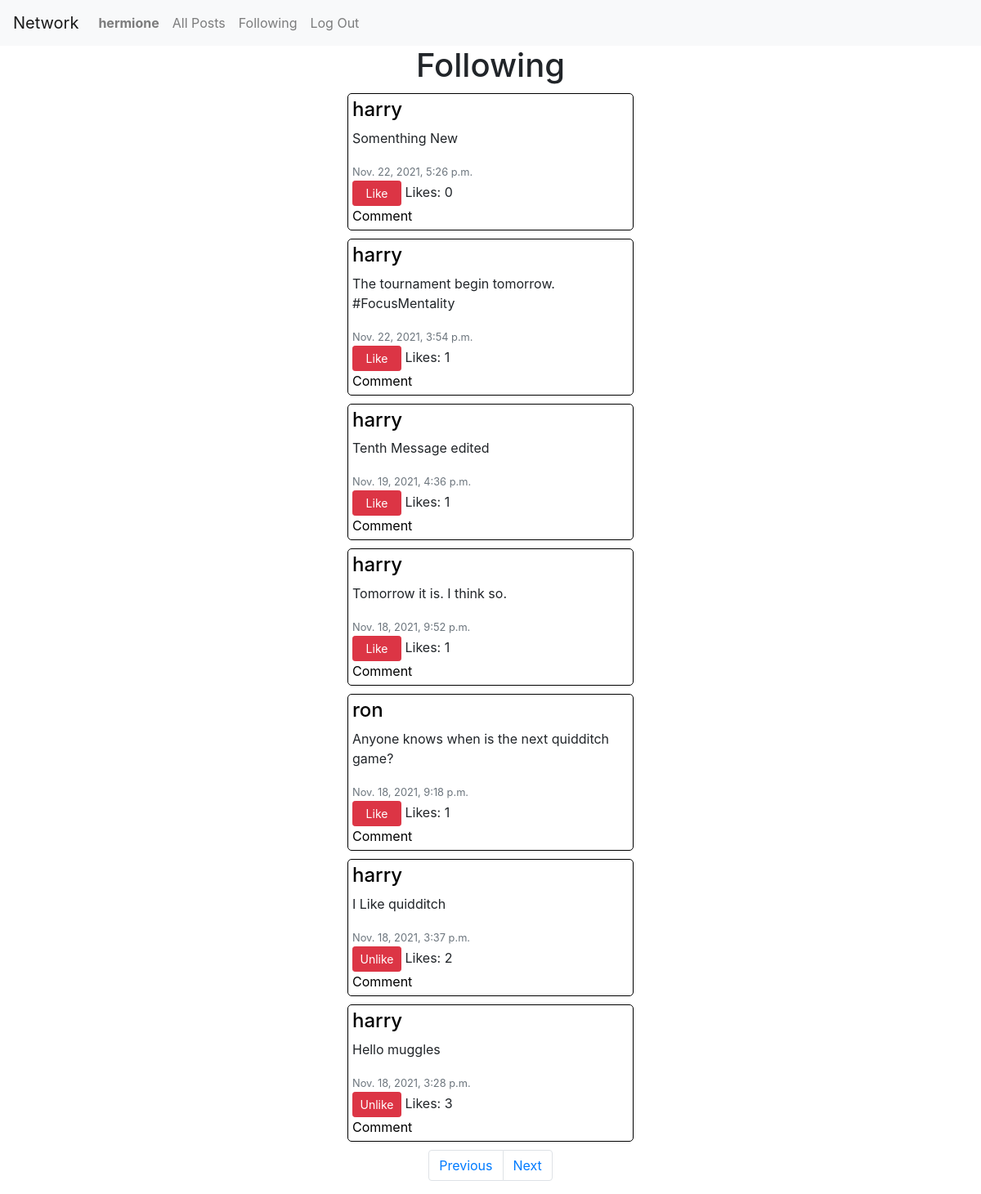
Before: /show_following (signed in) with the older database file.
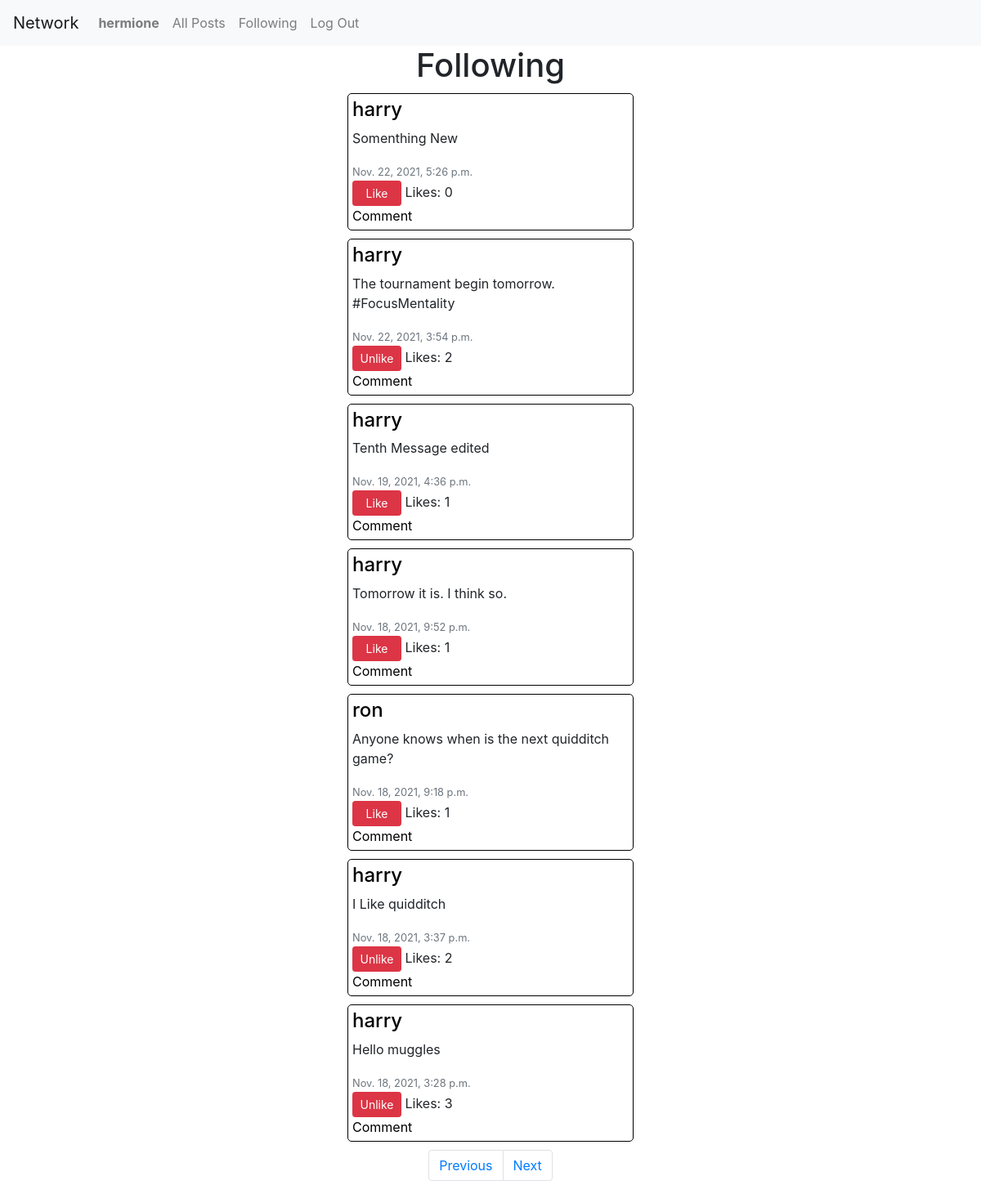
After: the same page with the newer database file.
### network/models.py (models this page shows, shortened)
class Post(models.Model):
    creator = models.ForeignKey(User, on_delete=models.CASCADE)
    message = models.CharField(max_length=128)
    timestamp = models.DateTimeField(auto_now_add=True)
    likes = models.IntegerField(default=0)

class User(AbstractUser):
    followers = models.IntegerField(default=0)
    following = models.IntegerField(default=0)

### network/views.py (the view)
# urls.py: path("show_following", views.show_following, name="show_following"),
def show_following(request):
    follows = Follow.objects.filter(creator=request.user)
    targets = []
    for follow in follows:
        targets.append(follow.target)
    posts = Post.objects.filter(creator__in=targets).order_by('-timestamp')
    likes_given = Like.objects.filter(creator=request.user)
    posts_liked = []
    for like in likes_given:
        post_id = like.post_id
        posts_liked.append(post_id)
    return render(request, 'network/following.html',{
        'posts': posts,
        'posts_liked': posts_liked
    })

### network/templates/network/following.html (shortened to what this page needs)
{% extends "network/layout.html" %}
{% load static %}
{% block body %}
    <h1>Following</h1>
    <div id="posts">
        {% for post in posts %}
        <div class="post text-left" data-post_id="{{post.id}}">
            <a href="{% url 'show_profile' post.creator.id %}"><h4>{{ post.creator }}</h4></a>
            <p>{{ post.message }}</p>
            <small class='text-secondary'>{{ post.timestamp }}</small>
            <br>
            {% if user.is_authenticated %}
                <button class="btn btn-sm btn-danger like" style="width:60px">
                {% if post.id in posts_liked %}
                    Unlike
                {% else %}
                    Like
                {% endif %}
                </button>
            {% endif %}
            <span class="likes">Likes: {{post.likes }}</span> <br>
            <a href="#">Comment</a>
        </div>
        {% endfor %}
    </div>
    <nav id="nav-pagination">
        <ul class="pagination">
          <li class="page-item">
              <a class="page-link previous" href="/render_page_number/1">Previous</a>
        </li>
          <li class="page-item">
              <a class="page-link next" href="/render_page_number/2">Next</a>
            </li>
        </ul>
    </nav>
{% endblock %}

Changed rows visible on the page:
changed Post "The tournament begin tomorrow. #FocusMentality": likes "1" → "2"; text "Like" → "Unlike"
